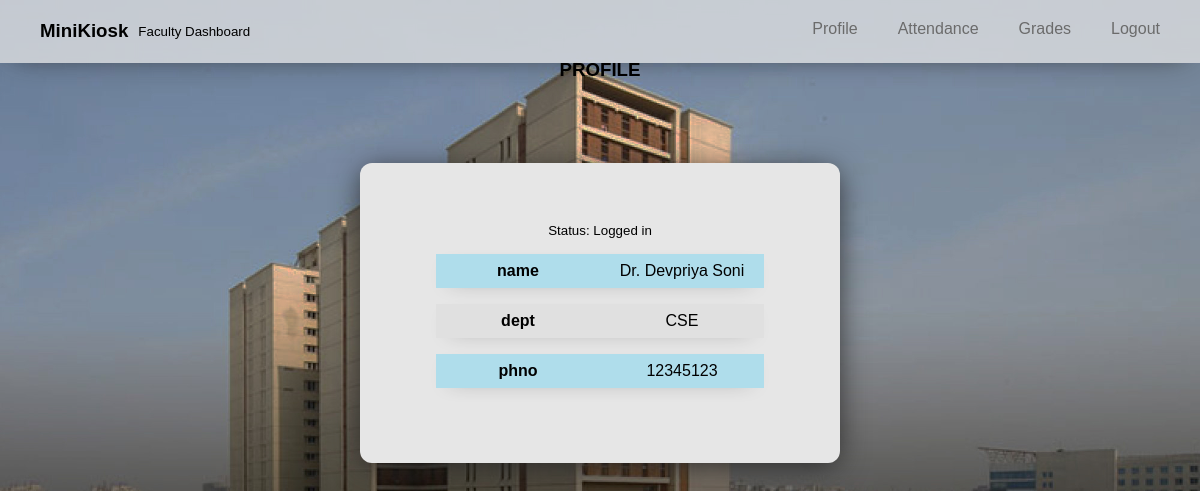
/teacher/teacherProfile.php (signed in), run on the app's committed database.
### tables this page shows
CREATE TABLE `faculty` (
  `id` int(11) NOT NULL,
  `name` varchar(255) DEFAULT NULL,
  `phno` int(11) DEFAULT NULL,
  `password` varchar(255) DEFAULT NULL,
  `dept` varchar(255) DEFAULT NULL
);

### teacher/teacherProfile.php (the view, shortened to what this page needs)
<?php
$id = $_SESSION['id'];
$faculty_res = mysqli_query($conn, "select name,dept,phno from faculty where id = $id");
$faculty = mysqli_fetch_assoc($faculty_res);
?>
<head>
    <link rel="stylesheet" href="static/teacher.css">
</head>
<body>
    <?php include "../partials/navbarTeacher.php"  ?>
    <div id="container">
        <h3>PROFILE</h3>
        <div id="profile-wrapper">
            <small>Status: Logged in</small>
            <table>
                <?php
                foreach ($faculty as $key => $val) {
                    echo "<tr>
                    <th> $key</th>
                    <td>$val</td>
                    </tr>";
                }
                ?>
            </table>
        </div>
    </div>
</body>

### teacher/static/teacher.css (style rules this page uses)
* { margin: 0; padding: 0; font-family: sans-serif; }
body { background-image: url("../assets/jaypee.jpg"); background-size: 100%; background-attachment: fixed; }
#profile-wrapper { padding: 40px; margin-top: 100px; margin-left: auto; margin-right: auto; background: #e6e6e6; min-height: 220px; max-width: 400px; box-shadow: 0px 5px 30px -3px rgb(37, 37, 37); border-radius: 12px; display: flex; flex-direction: column; justify-content: center; align-items: center; }
#container h3 { position: absolute; left: 50%; top: 50%; transform: translate(-50%, -1550%); }
table { border-collapse: separate; border-spacing: 0 1rem; }
th, td, tr { min-width: 150px; padding: 8px 7px; text-align: center; }
tr { box-shadow: 0px 5px 20px -15px rgb(37, 37, 37); }
tr:nth-child(odd) { background-color: rgba(144, 216, 238, 0.637); }
tr:nth-child(even) { background-color: rgba(223, 223, 223, 0.808); }
td { margin: 10px; }

### data on the page
faculty: name "Dr. Devpriya Soni", dept "CSE", phno "12345123"

### other printed values
$key "name"
$key "dept"
$key "phno"
